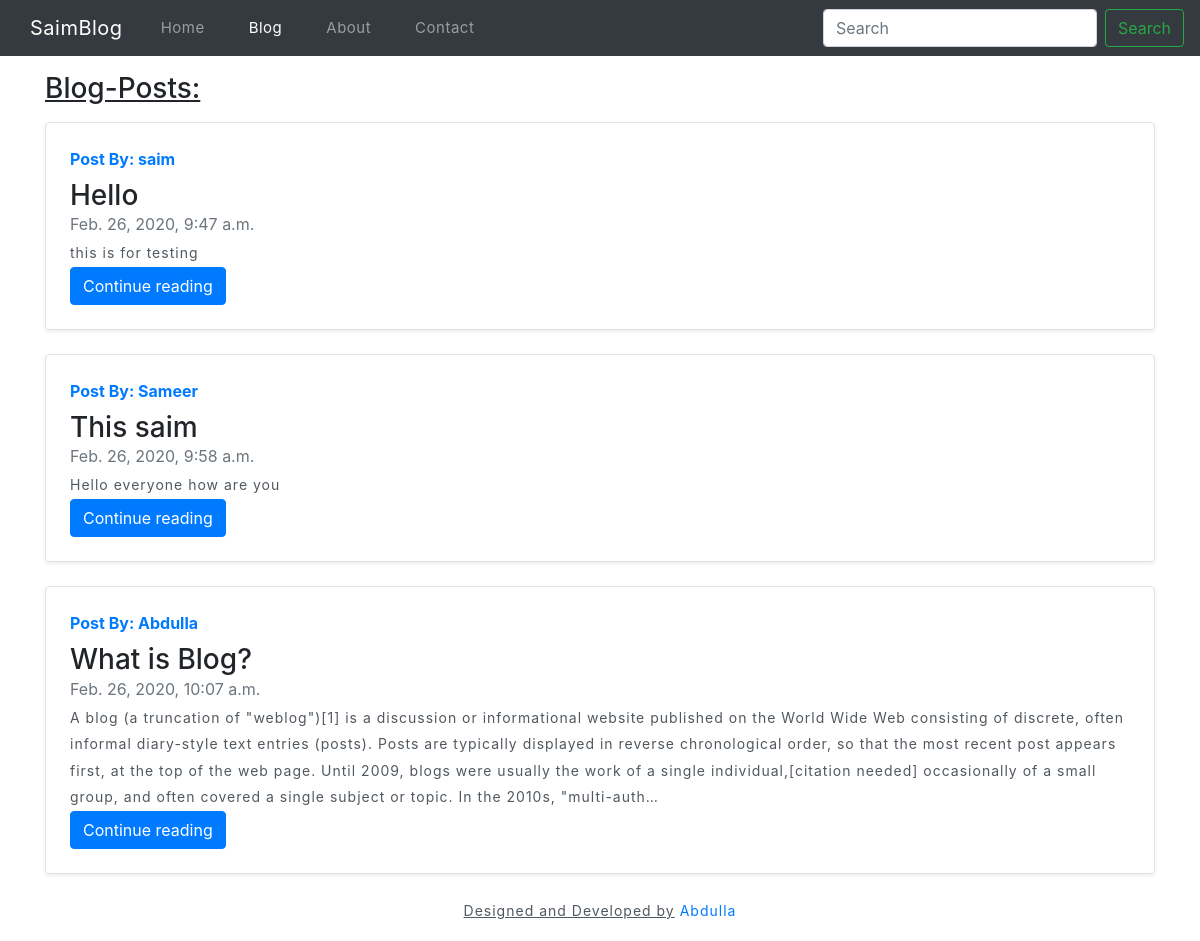
Screenshot of /blog/ with the database file from the repository.
### blog/models.py (models this page shows, shortened)
class Post(models.Model):
    sno= models.AutoField(primary_key=True)
    title = models.CharField(max_length=255)
    content = models.TextField()
    author = models.CharField(max_length=25)
    slug = models.SlugField()
    timeStamp = models.DateTimeField(auto_now_add=True, blank=True)

### blog/views.py (the view)
# urls.py: path('', blogHome, name='blgHome'),
def blogHome(request):
    allPosts = Post.objects.all()
    context = {
        'allPost': allPosts
    }
    return render(request, 'blog/blogHome.html', context)

### templates/blog/blogHome.html (shortened to what this page needs)
{% extends 'base.html' %}
{% block blogactive %}active{% endblock blogactive %}
{% block body %}
<div class="container my-3">
  <h3><u>Blog-Posts:</u></h3>
   {% for post in allPost %}
    <div class="row no-gutters border rounded overflow-hidden flex-md-row mb-4 shadow-sm h-md-250 position-relative my-3">
        <div class="col p-4 d-flex flex-column position-static">
          <strong class="d-inline-block mb-2 text-primary">Post By: {{ post.author }}</strong>
          <h3 class="mb-0">{{ post.title }}</h3>
          <div class="mb-1 text-muted">{{ post.timeStamp }}</div>
          <p class="card-text mb-auto">{{ post.content | truncatechars:500 }}</p>
         <div>
          <a href="/blog/{{ post.slug }}" role='button'class="btn btn-primary">Continue reading</a>
          </div>
        </div>
      </div>
      {% endfor %}
   </div>
{% endblock body %}

### templates/base.html (shortened to what this page needs)
<!doctype html>
<html lang="en">
  <head>
  {% load static %}
	<link rel="stylesheet" href="{% static "css/bootstrap.css" %}">
	<link rel="stylesheet" href="{% static "css/style.css" %}" type="text/css" media="all" />
	<link href="{% static "css/font-awesome.min.css" %}" rel="stylesheet">
    <link rel="stylesheet" href="https://stackpath.bootstrapcdn.com/bootstrap/4.3.1/css/bootstrap.min.css">
  </head>
  <body>
  <nav class="navbar navbar-expand-lg navbar-dark bg-dark">
  <a class="navbar-brand" href="/">SaimBlog</a>
  <div class="collapse navbar-collapse" id="navbarSupportedContent">
    <ul class="navbar-nav mr-auto">
      <li class="nav-item {% block homeactive %}{% endblock homeactive %}">
        <a class="nav-link" href="/">Home <span class="sr-only">(current)</span></a>
      </li>
      <li class="nav-item {% block blogactive %}{% endblock blogactive %}">
        <a class="nav-link" href="/blog">Blog</a>
      </li>
      <li class="nav-item {% block aboutactive %}{% endblock aboutactive %}">
        <a class="nav-link" href="/about">About</a>
      </li>
      <li class="nav-item {% block contactactive %}{% endblock contactactive %}">
        <a class="nav-link" href="/contact">Contact</a>
      </li>
    </ul>
    <form action="/search" method="GET" class="form-inline my-2 my-lg-0">
      <input class="form-control mr-sm-2" type="search" name="query" id="query" placeholder="Search" aria-label="Search" required>
      <button class="btn btn-outline-success my-2 my-sm-0" type="submit">Search</button>
    </form>
  </div>
</nav>
{% block body %} {% endblock body %}
 <footer class="text-center" class="mastfoot mt-auto">
    <div class="inner">
      <p><u>Designed and Developed by</u> <a href="https://instagram.com/saim__783" target='_blank'>Abdulla</a></p>
    </div>
  </footer>
  </body>
</html>

### static/static/css/style.css (style rules this page uses)
body { padding: 0; margin: 0; background: #FFF; font-family: 'Poppins', sans-serif; }
body button, .btn, body a { transition: 0.5s all; -webkit-transition: 0.5s all; -moz-transition: 0.5s all; -o-transition: 0.5s all; -ms-transition: 0.5s all; }
html { scroll-behavior: smooth; }
h1, h2, h3, h4, h5, h6 { margin: 0; padding: 0; }
p { margin: 0; padding: 0; font-size: 14px; letter-spacing: 1px; line-height: 1.9; color: #51585f; }
ul, ol { margin: 0; padding: 0; }
nav { margin: 0; padding: 0; }
nav:after { content: ""; display: table; clear: both; }
nav ul { float: right; padding: 0; margin: 0; list-style: none; position: relative; }
nav ul li { margin: 0px; display: inline-block; float: left; }
nav a { color: #202428; font-size: 15px; letter-spacing: .5px; margin: 0 14px; font-weight: 400; }
li>a:only-child:after { content: ''; }

### rows the page displays
Post: author "saim", title "Hello", timeStamp "Feb. 26, 2020, 9:47 a.m.", content "this is for testing"
Post: author "Sameer", title "This saim", timeStamp "Feb. 26, 2020, 9:58 a.m.", content "Hello everyone how are you"
Post: author "Abdulla", title "What is Blog?", timeStamp "Feb. 26, 2020, 10:07 a.m.", content "A blog (a truncation of \"weblog\")[1] is a discussion or informational website published on the World Wide Web consisting of discrete, often informal diary-style text entries (posts). Posts are typically displayed in reverse chronological order, so that the most recent post appears first, at the top of the web page. Until 2009, blogs were usually the work of a single individual,[citation needed] occasionally of a small group, and often covered a single subject or topic. In the 2010s, \"multi-auth…"
